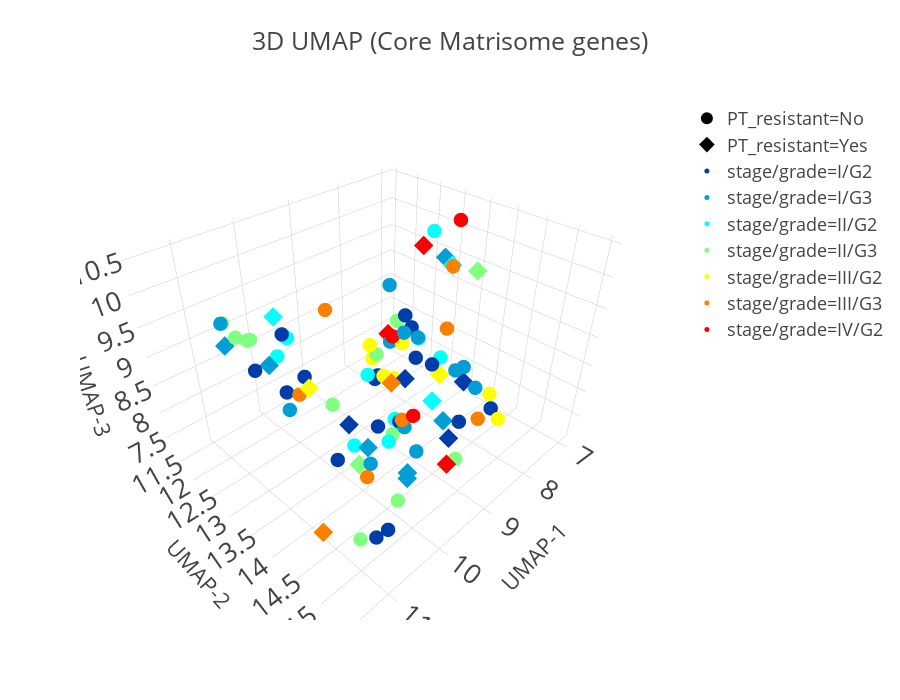

The code cell stored with this chart in its notebook:
### Code cell
umap_fig = projection.interactive_scatterplot(
    umap_expr, "stage/grade", "PT_resistant", n_umap_dims, title="3D UMAP (Core Matrisome genes)"
)
umap_fig.write_html(FIGURES_DIR / f"umap_core_matrisome_{COHORT}.html")

### Figure 1 — Plotly figure (JSON) as saved in the notebook; plotly's stock layout.template omitted (floating-point values rounded to 4 significant figures; data arrays with more than 128 entries replaced by an {"elided": "..."} marker saying what was removed)
{"data": [{"customdata": {"elided": "90x3 str values"}, "hovertemplate": "%{customdata[0]}<br>%{customdata[1]}<br>%{customdata[2]}<extra></extra>", "marker": {"color": ["rgb(0, 60, 170)", "rgb(252, 128, 0)", "rgb(250, 0, 0)", "rgb(5, 255, 255)", "rgb(250, 0, 0)", "rgb(130, 255, 128)", "rgb(2, 158, 212)", "rgb(5, 255, 255)", "rgb(2, 158, 212)", "rgb(5, 255, 255)", "rgb(2, 158, 212)", "rgb(0, 60, 170)", "rgb(252, 128, 0)", "rgb(0, 60, 170)", "rgb(130, 255, 128)", "rgb(2, 158, 212)", "rgb(130, 255, 128)", "rgb(5, 255, 255)", "rgb(250, 0, 0)", "rgb(252, 128, 0)", "rgb(2, 158, 212)", "rgb(5, 255, 255)", "rgb(0, 60, 170)", "rgb(0, 60, 170)", "rgb(252, 128, 0)", "rgb(2, 158, 212)", "rgb(130, 255, 128)", "rgb(130, 255, 128)", "rgb(0, 60, 170)", "rgb(255, 255, 0)", "rgb(0, 60, 170)", "rgb(130, 255, 128)", "rgb(0, 60, 170)", "rgb(0, 60, 170)", "rgb(0, 60, 170)", "rgb(0, 60, 170)", "rgb(0, 60, 170)", "rgb(2, 158, 212)", "rgb(2, 158, 212)", "rgb(5, 255, 255)", "rgb(130, 255, 128)", "rgb(255, 255, 0)", "rgb(2, 158, 212)", "rgb(130, 255, 128)", "rgb(0, 60, 170)", "rgb(2, 158, 212)", "rgb(2, 158, 212)", "rgb(130, 255, 128)", "rgb(255, 255, 0)", "rgb(255, 255, 0)", "rgb(0, 60, 170)", "rgb(255, 255, 0)", "rgb(250, 0, 0)", "rgb(0, 60, 170)", "rgb(0, 60, 170)", "rgb(130, 255, 128)", "rgb(2, 158, 212)", "rgb(130, 255, 128)", "rgb(0, 60, 170)", "rgb(2, 158, 212)", "rgb(5, 255, 255)", "rgb(250, 0, 0)", "rgb(5, 255, 255)", "rgb(255, 255, 0)", "rgb(2, 158, 212)", "rgb(250, 0, 0)", "rgb(0, 60, 170)", "rgb(255, 255, 0)", "rgb(5, 255, 255)", "rgb(5, 255, 255)", "rgb(255, 255, 0)", "rgb(252, 128, 0)", "rgb(130, 255, 128)", "rgb(2, 158, 212)", "rgb(255, 255, 0)", "rgb(0, 60, 170)", "rgb(130, 255, 128)", "rgb(2, 158, 212)", "rgb(5, 255, 255)", "rgb(5, 255, 255)", "rgb(252, 128, 0)", "rgb(0, 60, 170)", "rgb(2, 158, 212)", "rgb(252, 128, 0)", "rgb(2, 158, 212)", "rgb(5, 255, 255)", "rgb(252, 128, 0)", "rgb(0, 60, 170)", "rgb(2, 158, 212)", "rgb(252, 128, 0)"], "size": 5, "symbol": ["diamond", "circle", "circle", "circle", "diamond", "circle", "circle", "circle", "diamond", "diamond", "diamond", "diamond", "diamond", "circle", "circle", "diamond", "circle", "circle", "diamond", "circle", "circle", "circle", "circle", "circle", "circle", "diamond", "circle", "circle", "circle", "diamond", "circle", "circle", "circle", "circle", "diamond", "circle", "circle", "circle", "circle", "diamond", "diamond", "circle", "circle", "circle", "circle", "circle", "circle", "circle", "circle", "circle", "diamond", "circle", "circle", "circle", "circle", "diamond", "diamond", "circle", "circle", "circle", "circle", "circle", "circle", "circle", "circle", "diamond", "circle", "circle", "circle", "diamond", "circle", "circle", "circle", "diamond", "diamond", "circle", "circle", "diamond", "circle", "circle", "circle", "circle", "circle", "circle", "circle", "circle", "diamond", "circle", "circle", "circle"]}, "mode": "markers", "showlegend": false, "type": "scatter3d", "x": [8.274, 10.19, 7.603, 7.372, 9.426, 7.862, 8.076, 8.117, 9.941, 8.863, 10.69, 9.094, 8.992, 9.486, 10.14, 9.232, 9.041, 9.94, 7.194, 7.991, 8.667, 9.764, 9.155, 8.143, 8.709, 8.152, 10.16, 9.853, 10.01, 7.663, 9.39, 11.48, 10.29, 7.768, 9.393, 8.005, 7.075, 8.142, 10.52, 10.01, 7.75, 7.799, 9.235, 9.194, 11.24, 10.68, 7.253, 10.09, 8.012, 8.248, 7.861, 7.985, 9.767, 8.076, 7.208, 10.09, 9.939, 10.62, 9.234, 9.033, 9.107, 7.564, 9.58, 8.329, 10.24, 8.059, 10.58, 7.17, 9.607, 8.306, 8.231, 8.434, 6.892, 10.53, 10.15, 10.35, 10.41, 10.57, 7.871, 8.969, 9.486, 9.245, 8.293, 9.562, 8.492, 9.768, 11.56, 10.49, 8.063, 10.57], "y": [13.22, 12.86, 12.28, 12.71, 15.07, 12.14, 14.49, 13.81, 11.78, 14.29, 15.47, 14.82, 13.59, 12.08, 11.63, 14.8, 13.68, 14.45, 11.78, 13.8, 13.21, 11.77, 13.46, 12.45, 15.01, 13.8, 11.57, 13.21, 12.31, 13.47, 14.68, 15.51, 12.7, 12.72, 13.04, 12.23, 12.27, 14.14, 13.05, 12.15, 14.09, 11.96, 14.1, 15.04, 15.53, 11.79, 11.89, 14.79, 12.11, 12.93, 14.11, 14.69, 14.72, 14.81, 12.52, 14.02, 14.05, 11.73, 13.99, 14.18, 13.78, 13.57, 11.82, 12.77, 14.41, 13.31, 15.07, 12.13, 11.81, 14.06, 15.05, 14.16, 11.72, 11.53, 13.05, 13.85, 11.67, 15.36, 13.34, 13.04, 12.71, 15.08, 13.48, 14.34, 14.53, 13.57, 14.97, 12.23, 12.98, 14.68], "z": [7.781, 8.312, 7.877, 7.925, 7.903, 7.536, 8.174, 8.422, 8.165, 8.255, 8.842, 8.007, 8.277, 7.854, 8.681, 8.407, 7.322, 8.256, 7.52, 8.896, 9.686, 8.251, 7.423, 7.372, 8.255, 10.16, 8.647, 8.127, 9.031, 7.677, 9.375, 8.505, 8.322, 8.578, 7.346, 7.106, 7.826, 8.354, 8.325, 9.268, 9.898, 7.329, 7.857, 7.823, 8.347, 9.286, 7.415, 7.472, 7.801, 7.628, 7.972, 8.118, 8.768, 7.952, 7.327, 7.63, 7.876, 9.237, 7.898, 7.283, 7.743, 10.47, 8.544, 7.632, 8.017, 10.14, 7.521, 7.456, 8.576, 10.18, 7.979, 10.24, 7.651, 8.705, 8.518, 7.777, 8.864, 8.762, 10.32, 8.131, 9.397, 8.564, 8.724, 8.345, 8.801, 7.486, 8.233, 8.577, 8.482, 8.195]}, {"marker": {"color": "black", "size": 12, "symbol": "circle"}, "mode": "markers", "name": "PT_resistant=No", "showlegend": true, "type": "scatter3d", "x": [null], "y": [null], "z": [null]}, {"marker": {"color": "black", "size": 12, "symbol": "diamond"}, "mode": "markers", "name": "PT_resistant=Yes", "showlegend": true, "type": "scatter3d", "x": [null], "y": [null], "z": [null]}, {"marker": {"color": "rgb(0, 60, 170)", "size": 5}, "mode": "markers", "name": "stage/grade=I/G2", "showlegend": true, "type": "scatter3d", "x": [null], "y": [null], "z": [null]}, {"marker": {"color": "rgb(2, 158, 212)", "size": 5}, "mode": "markers", "name": "stage/grade=I/G3", "showlegend": true, "type": "scatter3d", "x": [null], "y": [null], "z": [null]}, {"marker": {"color": "rgb(5, 255, 255)", "size": 5}, "mode": "markers", "name": "stage/grade=II/G2", "showlegend": true, "type": "scatter3d", "x": [null], "y": [null], "z": [null]}, {"marker": {"color": "rgb(130, 255, 128)", "size": 5}, "mode": "markers", "name": "stage/grade=II/G3", "showlegend": true, "type": "scatter3d", "x": [null], "y": [null], "z": [null]}, {"marker": {"color": "rgb(255, 255, 0)", "size": 5}, "mode": "markers", "name": "stage/grade=III/G2", "showlegend": true, "type": "scatter3d", "x": [null], "y": [null], "z": [null]}, {"marker": {"color": "rgb(252, 128, 0)", "size": 5}, "mode": "markers", "name": "stage/grade=III/G3", "showlegend": true, "type": "scatter3d", "x": [null], "y": [null], "z": [null]}, {"marker": {"color": "rgb(250, 0, 0)", "size": 5}, "mode": "markers", "name": "stage/grade=IV/G2", "showlegend": true, "type": "scatter3d", "x": [null], "y": [null], "z": [null]}], "layout": {"height": 700, "legend": {"itemclick": false, "itemdoubleclick": false}, "scene": {"xaxis": {"title": {"text": "UMAP-1"}}, "yaxis": {"title": {"text": "UMAP-2"}}, "zaxis": {"title": {"text": "UMAP-3"}}}, "title": {"text": "3D UMAP (Core Matrisome genes)"}}}
